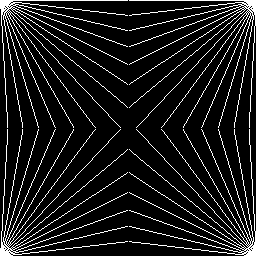
#> input picture mask/radial/mask_1/mask_10.png, 256 x 256 px
$ python png2mat.py
#> lines starting #> are read from the running program, lines starting #| are printed output that depends on the picture
import os
from PIL import Image
import scipy.io as sio
import numpy as np
import matplotlib.image as mpimg
from easydict import EasyDict as edict

image_path = os.path.join('mask', 'radial', 'mask_1', 'mask_10.png')
#image_path = "mask\radial\mask_1\mask_10.png"
img = mpimg.imread(image_path)
#> img: shape (256, 256) float32; values 0 (black) and 1 (white), 10.2% white in thin lines or dots
img = np.roll(img, 127, axis=0)
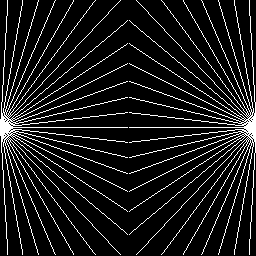
#> img: shape (256, 256) float32; values 0 (black) and 1 (white), 10.2% white in thin lines or dots
img = np.roll(img, 127, axis=1)
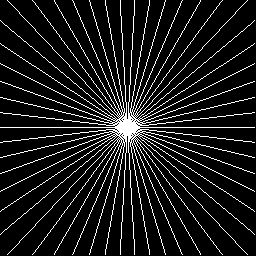
#> img: shape (256, 256) float32; values 0 (black) and 1 (white), 10.2% white in thin lines or dots
img = img.astype(np.uint8)
sio.savemat('mask\Radial2D\RadialDistributionMask_10.mat',{'img': img})

# [5 lines of commented-out code are left out]

#> (the run stopped early here; a loop or call above may not have finished)
